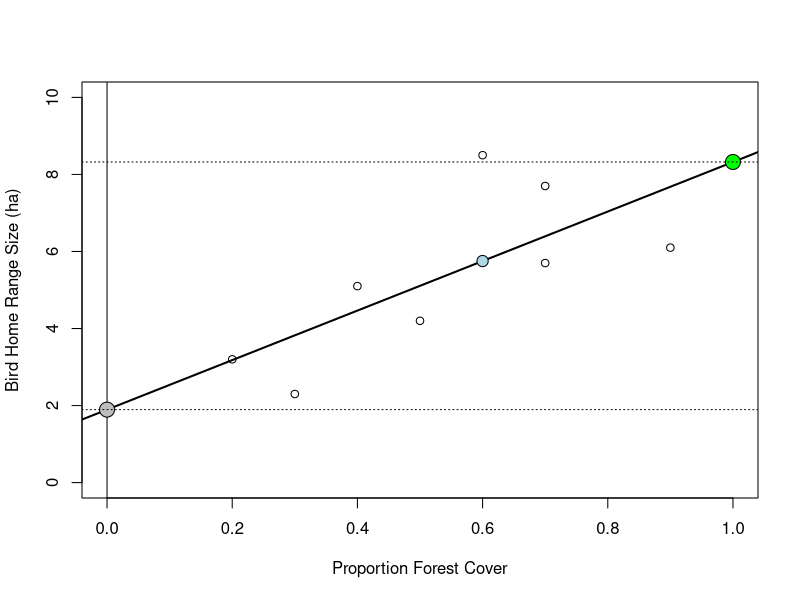
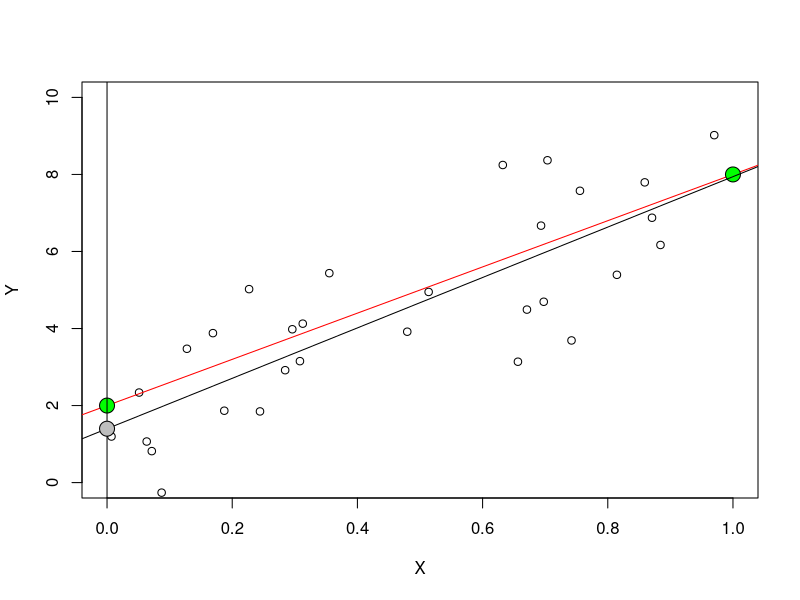
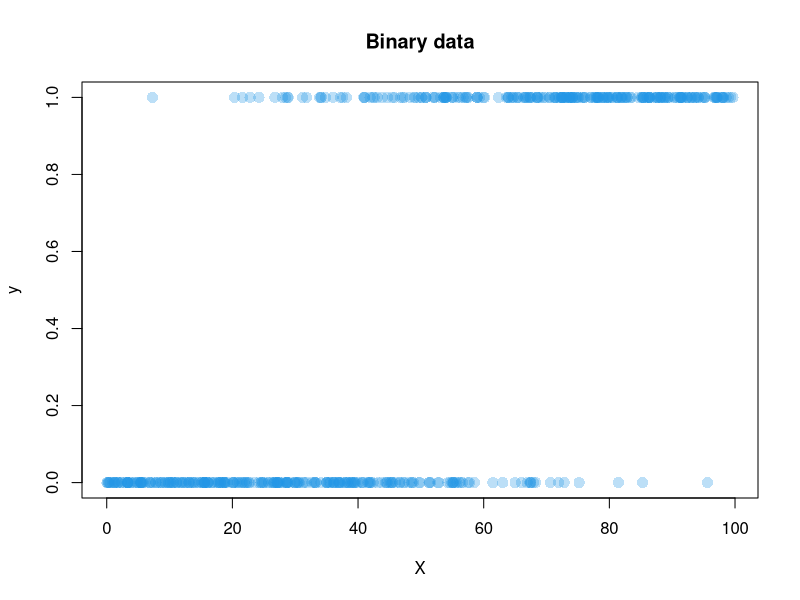
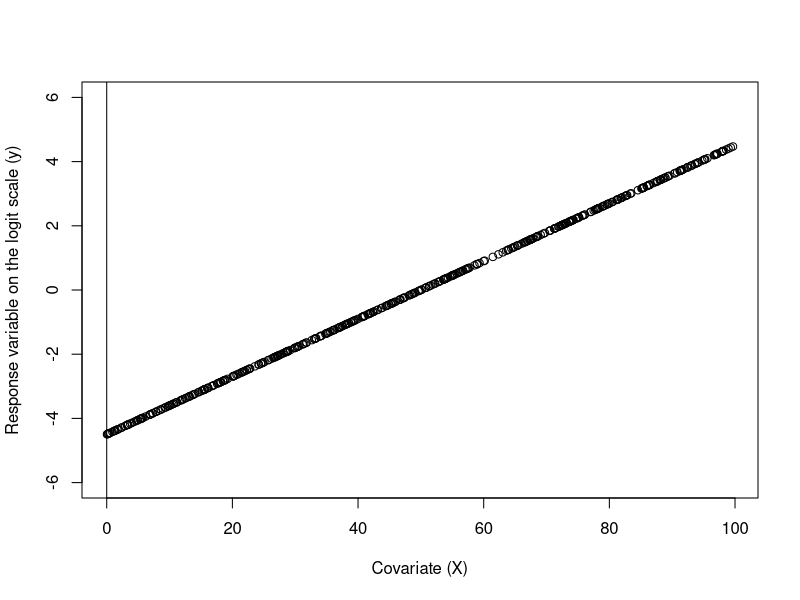

Generate these figures, in order, with R: (Note: this script raises an error after producing the figures.)
rm(list=ls()) # clean workspace.  Caution!!!!

# Lab 3: Introduction generalized linear models (GLMs)

# In this lab we will cover generalized linear models. While this may be a review of classes you are currently taking or have already taken, analyses of wildlife habitat associations rely heavily on GLMs and therefore a good grasp on GLMs is important for understanding wildlife habitat analyses.

# We will also take this lab as an opportunity to introduce concepts of data simulation which are important for understanding the underlying mechanics of the models you are working with but which can also be a powerful tool in your analytical toolbox. 
# For example, you might be concerned that a small sample size will have too much of a detrimental affect on your results. You can simulate data under your observed sample size and see what type of precision and bias you might expect your parameter estimates.



# In this lab we will cover the two families of GLMs that are most relevant for wildlife habitat analyses: 
  # binomial GLM: modeling binary data (probability of getting y/n heads/tails, presence/absence)
  # and the Poisson GLM 



# Before we discuss these GLMs, lets review the basic ideas behind slopes and intercepts in regression models.
# These concepts are important to grasp because when we start analyzing wildlife-habitat data, most of our inferences are going to come from the slopes estimated using regression-type analyses.

# Lets start with simple linear regression: ----
  # one response variable (y): what you go out an measure in the field, trying to figure out what explains the variation in your measurements and why
  # and one explanatory variable or covariate (x)
  # how does y respond to increase/decrease in x? ----


# You may have seen the equation for a straight line in high-school algebra or an undergraduate stats class represented something like this:
  # y = m*x + b or y = m*x + c
# Does anyone remember what these letters represent?
  # m = slope
  # b (or c) = y-intercept
  # y = response variable
  # x = explanatory variable

# Lets plot some data for y and x. Lets say that y = home range size (in hectares) of a forest dwelling bird and x = the proportion of forest land cover in a 200-m circular buffer around the center of the bird's home range

y <- c(6.1,4.2,5.7,2.3,5.1,8.5,7.7,3.2)
x <- c(0.9,0.5,0.7,0.3,0.4,0.6,0.7,0.2)

plot(y ~ x, ylim = c(0,10), xlim = c(0,1),
     ylab = "Bird Home Range Size (ha)",
     xlab = "Proportion Forest Cover")

# We can see that there is something of trend here: ----
  # as x goes up, y also goes up
  # as forest cover increases, bird home range size also increases
  # positive relationship/association ----

# We want to quantify the relationship
# Now lets create a statistical model that describes how home range size changes as a function of surrounding forest cover.
# Lets start with using a simple linear regression:
  # a model that assumes a linear relationship between y and x (here, home range size and proportion forest) cover.
# We can estimate a simple linear regression model using the lm() function (lm for linear model).


# The code here is very simple:

lm_mod <- lm(y ~ x) # how does y change as a function of x ( how does y change as x changes)
class(lm_mod)       # class of this object is "lm"

# Our newly create lm object (lm_mod) has all the information we need to plot a straight line through our y/x data.
abline(lm_mod,  # use abline() to fit an lm object to our plot
       lwd = 2) # Line width, for a thicker line


# Now lets look at the summary() of our lm object.
summary(lm_mod)

# Output:
    # Residuals:
    #   Min      1Q  Median      3Q     Max 
    # -1.5805 -1.0625 -0.3375  0.8018  2.7482 
    # 
    # Coefficients:
    #   Estimate Std. Error t value Pr(>|t|)  
    # (Intercept)    1.894      1.528   1.240   0.2614  
    # x              6.429      2.636   2.439   0.0505 .
    # ---
    #   Signif. codes:  0 ‘***’ 0.001 ‘**’ 0.01 ‘*’ 0.05 ‘.’ 0.1 ‘ ’ 1
    # 
    # Residual standard error: 1.622 on 6 degrees of freedom
    # Multiple R-squared:  0.4979,	Adjusted R-squared:  0.4142 
    # F-statistic:  5.95 on 1 and 6 DF,  p-value: 0.05052


# What do we see in our summary output? We actually see quite a bit of information but there are three pieces of information we need to focus on for now. These are three parameters that are estimated from our data on y and x. ----
  # 1. y-intercept aka β₀
  # 2. slope (here, x is the name of our explanatory variable, which r names our slope in the output)
  # 3. residual standard error, model will never describe all the variation within our collected points
#  Two of these parameters are often called
# coefficient or beta estimates. We can use the coef() function
# to pull out our model's coefficient estimates. ----

coef(lm_mod)
    # (Intercept)          x 
    # 1.894389      6.429043 

# Lets talk about these two parameters more.

# 1) The y-intercept [(Intercept)] ----
  # The y-intercept (usually just called "the intercept" because we really don't care about the x-intercept) is the point at which the model's line crosses the y-axis, which occurs when x = 0.

# Where is this point? We can plot it!
abline(v = 0) # Plots a vertical line originating from x = 0
points(x = 0,               # x "coordinate" for our point
       y = coef(lm_mod)[1], # y "coordinate" for point; [] used for indexing, here we want the 1st col
       pch = 21,            # point symbol, hollow circle
       bg = "grey",         # background color for hollow symbols
       cex = 2)             # point size ----

# 2) The slope [here, x, but will be output as whatever you name the explanatory variable] ----
  # The slope describes how your response variable (y) changes as our explanatory variable or covariate (x) changes.
  # The slope is often called the effect size because the magnitude of the slope describes the strength of the effect that x has on y. If the slope is large, x has a stronger effect on y than if the slope is small. ----

# Lets look at our slope again
coef(lm_mod)[2]

# What does this value by itself tell us about how bird home range size changes as a function of proportion forest cover?
    # positive interaction, as proportion of forest cover incr, home range size incr

# Now lets use our equation for a straight line to calculate bird home range size at any given value of proportion forest cover. Remember the equation? y = m*x + b

b <- coef(lm_mod)[1]
m <- coef(lm_mod)[2]

# Forest cover = 0.00
m*0.00 + b
# Does this look familiar? We've calculated our intercept!

# Forest cover = 1.00
m*1 + b
# Lets plot this value
points(x = 1,
       y = m*1 + b,
       pch = 21,            # point symbol, hollow circle
       bg = "green",         # background color for hollow symbols
       cex = 2)             # point size

# What is the difference between these two values?
(m*1 + b) - (m*0.00 + b)
    # x = 6.429043
# Does this look familiar? We've calculated our slope!



# Lets plot horizontal lines representing the two predicted values of home range size we have just calculated.

abline(h = m*0.00 + b,
       lty = 3) # Line type, dashed line
abline(h = m*1.00 + b,
       lty = 3) # Line type, dashed line
# The distance between the points on these two horizontal lines is our slope.

# The two parameters we have just estimated, the intercept and the slope, make up one of the three fundamental components of generalized linear models (GLM):
  # The deterministic function: It is called the deterministic function because there is no uncertainty
    # when we plug in a given value of x, we will get the same value of y every time.
    # Every regression-type model has a deterministic function that describes how y is expected to change as x changes.
      # There is a key word, expected. The values we have been calculating with our equation for a straight line are also called expected values. Why call them expected values and not something a bit more certain or confident?
      # Because of the third parameter in our lm object we need to consider.



# 3) The residual standard error ----
#     You probably have gathered that real-world data in
#     natural resources can be highly variable or highly
#     heterogeneous. These are fancy words for "messy!"
#     This "messiness" in our data comes from the fact that
#     the straight line we just plotted doesn't fit perfectly
#     through every data point. In fact, some of our points
#     are quite far from this fitted line, which means that
#     if we went out and estimated a bird's home range
#     size when proportion forest cover was 0.60, we may have
#     observed an estimate quite different from what was modeled:

# deviation of points from our linear slope
m*0.60 + b
points(x = 0.60,
       y = m*0.60 + b,
       pch = 21,
       bg = "lightblue",
       cex = 1.5)
# our plotted point on the slope does not match our measured value
# what we expect (modeled) vs what is observed (measured)


# This residual standard error/deviation is important because it
# describes the second fundamental component of all 
# generalized linear models, the stochastic model or
# error term.
# All regression-type models, including GLMs,
# need an error term to describe the variation or scatter
# in our data that is not explained by our deterministic 
# function.
# When selecting a statistical model with which to model our data, a key choice is our choice of stochastic model.



# Lets illustrate the choice of a stochastic model by simulating some data.
# simulating our data allows us to verify that our model is doing what we want it to do and that we are using the correct model.
# For this example, we will simulate data using a Gaussian or normal error distribution although this will be the only time in this class where we will use a model with a Gaussian error distribution. bell shaped distribution

# Specify the number of birds for whose home range sizes we will simulate
n <- 30 

# Now lets specify our intercept and slope. But instead
# of the m*x + b notation, we will switch over to using
# notation more consistent with our use of the term
# betas.
# The intercept is usually specified as beta_0 while the slope is usually specified as beta_1.

b0 <- 2 # Intercept
b1 <- 6 # Slope

# Now lets simulate some values of proportion forest cover.
# We can draw "n" values from a uniform distribution between 0 and 100 and then divide by 100 to get proportions.
    # later on, useful to simulate data using your actual sample sizes to determine if your model is accurate


X <- runif(n,   # Number of random samples
           0,   # Lower bound on the uniform distribution
           100)/100 # Upper bound on the uniform distribution
# runif() pulls n (you specify) random numbers in a normal distribution between lower and upper bounds (you specify)
# if we plotted these values, would this look like actual collected data?
  # No, we are missing the error around each point


# Now we are ready to simulate our response values, our y's. 
# Because we are simulating data using a normal error distribution we will use R's rnorm() function.
?rnorm()

# You will see that we have three arguments to consider.
  # n is the number of random samples.
  # mean is the mean of our normal distribution.
    # Do you know what our mean is here?
    # The mean is another word for the expected value and how do we get our expected value? From our deterministic function.
    # So the mean is our equation for a straight line.
  # Finally, we have sd for standard deviation.
    # This is our residual standard error and describes the amount of "noise" or deviation around our expected value. 

# Lets simulate some data.

Y <- rnorm(n,         # Number of bird home ranges
           b0 + b1*X, # Mean or expected value, which is our deterministic function
           1.622)     # Standard deviation, error, or noise around our expected value.

# b0 + b1*X, these output values are the mean values we would expect to see if we measured 100 birds at each forest cover value. We would expect them to be centered on our slope line.

# Now plot our data and fit a lm model to it so that we can add a fitted line to our plot.
plot(Y ~ X,
     ylim = c(0,10),
     xlim = c(0,1))

abline(a = b0, b = b1, col = "red")
points(x = 0, y = b0, bg = "green", pch = 21, cex = 2)
points(x = 1, y = b0 + (b1*1), bg = "green", pch = 21, cex = 2)
# if we want slope, we can subtract highest point from lowest point (1 unit change in x because proportional)


### Ended 2024-09-10 notes here!!

new_lm_mod <- lm(Y ~ X)
abline(new_lm_mod)

# What is our intercept?
est_intercept <- coef(new_lm_mod)[1]
est_intercept

abline(v = 0)
points(x = 0,
       y = est_intercept,
       pch = 21,
       bg = "grey",
       cex = 2)

# What is our slope?
est_slope <- coef(new_lm_mod)[2]
est_slope

(est_slope*1 + est_intercept) - (est_slope*0.00 + est_intercept)

# How do our estimates of intercept and slope compare to our
# true values?
b0
est_intercept

b1
est_slope

# The binomial GLM -------------

# In a study that yields binary response data, for example presence/absence 
# data from a habitat selection study or whether or not an individual 
# exhibited symptoms of a disease, the error distribution that naturally 
# accommodates the discrete and 0,1 bounding of the data is the 
# binomial distribution. The binomial distribution has two 
# parameters: p, the per trial probability of success, and n, the trial size. 
# You can think of n as the number of times you flip a single coin 
# and p as the probability of getting heads on any given flip. A special 
# case of the binomial distribution is when each coin is only flipped 
# once, i.e., the trial size is n = 1, and therefore produces binary data. 
# The binomial distribution where n = 1 is called the Bernoulli distribution. 
# The expected value (mean) of the binomial distribution is n*p, so it
# follows that the mean of the Bernoulli distribution is simply p. For most
# applications of the binomial distribution in wildlife habitat analysis
# one will use the Bernoulli distribution.

# Lets illustrate the Bernoulli distribution using the rbinom() function.
# rbinom() is the function to simulate random values according to a binomial
# distribution. As always when seeing a new function, take a look
# at the help page.

?rbinom

# You will see that there are three arguments in the rbinom() function.
# n is the number of random values we wish to generate,
# size is the trial size (number of coin flips), and p is 
# the per trial probability. Remember that we can think
# of p as the probability of getting heads (getting a 1) for
# any given coin flip.

# Lets start by randomly selecting 1000 binomially distributed 
# values with trial size equal to one and per-trial probability of 0.5

y <- rbinom(n = 1000, # number of random numbers to simulate
            size = 1, # trial size (number of coin flips)
            p = 0.5)  # per trial probability (probability of
                      #  getting a 1 or flipping heads

# Now lets use the table function to see how many ones and how
# many zeros we generated.

table(y)

# We can verify that p is 0.5 by taking the mean of our data. Remember
# that for binary data, the mean is equal to p.

mean(y)

# Remember that there are three components to a GLM.
# 1) the linear predictor which is a deterministic function
# 2) the appropriate error distribution for the response data
# 3) the link function that maps the expected values from the 
#    the linear predictor scale to the scale of the response
#    data.

# We can verify that per-trial probability is indeed 0.5 if we fit an
# intercept-only binomial GLM. Remember that the intercept gives the 
# expected or mean value of the response (y) at a given value of 
# the covariate (x). We have no covariates here, and hence no slopes
# to estimate. We will simply estimate the intercept and in this
# case the intercept represents the mean or expected value of 
# our randomly generated binomial data (i.e., the mean of y).
# This if this as:
# (m * 0 + b) or (b0 + b1 * 0) which collapses to:
# b or b0

# Our linear predictor is simply an intercept describing the mean
# value of our response. We specify intercept-only models using
# 1 to the right of the ~.
# The error distribution is binomial. The
# link function is the logit link which allows us to model binary
# data on a continuous scale. We are going to let the link 
# function be a bit of a black box for now. The important thing
# to remember is that the link function allows us to take
# non-continuous non-linear data and model it on a 
# continuous linear scale. This in turn allows us to interpret
# the intercepts and slopes that same way that we interpreted
# them for the Gaussian or normal regression model earlier. 

# Within the glm() function there is the family= argument which 
# specifies both the error distribution and the link function.
# We can see this explicitly in the following expression. 

mod <- glm(y ~ 1, family = binomial(link = "logit"))

# Which is the same as

mod <- glm(y ~ 1, family = "binomial")

# Lets see what our expected value is

summary(mod)

# What do we see here?

# We only have an intercept value (no slope) because we
# have an intercept-only model. It is on the logit scale,
# not the probability scale, so we need to do some back-
# transformation to get our intercept onto the probability
# scale. We do this using the logit transformation. We can
# do this "manually" by dividing the exponent of our intercept
# by one plus the exponent of the intercept.

b0 <- coef(mod)

exp(b0)/(1 + exp(b0))

# Or we can use the plogis() function

plogis(b0)

# Notice that we get the same result as taking the mean of
# our response variable, y. This is because the intercept is
# the mean or expected value of our response variable when
# x is zero.

# What if we want to model binary response data as a function of covariates?
# This would allow us to estimate slopes for each covariate describing the 
# change in our expected value of the response (p) as a function of the
# covariate. For wildlife habitat analyses this might how does the 
# probability of a species being present at a sampling site
# vary as a function of the surrounding landscape composition.

# Lets set up a simulation the same way as we did with our Gaussian 
# distributed data. We'll specify a sample size, a slope and intercept,
# and randomly generate values of x.

# We will use a large sample size to cut down on the variability
# in our estimated parameters.
n <- 500

b0 <- -4.5 # Intercept
b1 <- 0.09 # Slope

X <- runif(n,   # Number of samples
           0,   # Lower limit of the uniform distribution
           100) # Upper limit of the uniform distribution

# Lets combine our parameters into the linear predictor for our model

lin_pred <- b0 + b1 * X

# We can use the plogis() function to see our linear predictor values
# on the probability scale

link <- plogis(lin_pred) 
summary(link)

# What happens if X = 0 in this example?
plogis(b0 + b1 * 0)

# How does this compare to the smallest value we see in "link?"

# Now lets simulate our response variable using rbinom. We
# are using a trial size of one because we are simulating
# Bernoulli trials (i.e., coin flips), such as we would have
# if we were doing presence/absence surveys at a site. 

y <- rbinom(n,    # Number of samples
            1,    # Trial size (one because we have Bernoulli
                  # trials or coin flips)
            link) # Per trial probabilities

# You can see that we have simulated a vector of binary data
# representing the outcome of each Bernoulli trial (i.e., of
# each coin flip).
table(y)

# Lets plot these binary data against our covariate X

plot(y ~ X, 
     ylim=c(0,1), 
     pch=16, 
     col=adjustcolor(4,alpha.f = 0.3), # Semi-transparent points
     cex=1.5, 
     main="Binary data")

# How can we model these binary data as a continuous linear function
# of our covariate, X? The answer is the link function.

# Lets fit our Binomial GLM using the glm() function and being sure
# specify that we are using a binomial error distribution with 
# the family= argument. The default link for the binomial family
# is the logit link so we do not need to specify it here.

bin.glm <- glm(y ~ X, family="binomial")

# What are our intercept and slope coefficient estimates?

coef(bin.glm)

# Remember that these are on the logit scale, not the probability
# scale. But lets stay on the logit scale to show that, as long as
# we are on the logit scale, we can think about these coefficients
# the same way we do for coefficients estimated from simple
# Gaussian or normal regression models.

# First, lets plot the expected values of y against X. This means
# plotting the values, on the logit scale, from our deterministic
# function against our covariate.

plot(lin_pred ~ X,
     ylim = c(-6,6),
     ylab = "Response variable on the logit scale (y)",
     xlab = "Covariate (X)")

# Where should our intercept fall?
est_b0 <- coef(bin.glm)[1]
est_b0
abline(v = 0)
points(x = 0,
       y = est_b0 + est_b1*0,
       pch = 21,
       bg = "grey",
       cex = 2)

# What is our slope?
est_b1 <- coef(bin.glm)[2]
est_b1

(est_b0 + est_b1*1) - (est_b0 + est_b1*0)

# Plotting coefficient estimates on the link scale for binomial data
# hopefully helps illustrate the conceptual links between simple
# Gaussian linear regression and GLMs but in the real world we
# typically want to see how per-trial probability varies as
# a function of our covariates. To do this, we need to be
# able to calculate expected values on the probability scale.
# Fortunately, this is relatively straight-forward to do.

# Here, we can illustrate these calculations using the plogis()
# function.

plogis(est_b0 + est_b1*0)
plogis(est_b0 + est_b1*1)
plogis(est_b0 + est_b1*10)
plogis(est_b0 + est_b1*50)
plogis(est_b0 + est_b1*90)
plogis(est_b0 + est_b1*100)

# Notice some major non-linearities in our expected probabilities?
# This is because the plogis() function ensures that our probabilities
# stay bounded between 0 and 1, which is appropriate given that
# our actual response variable is made up of 0's and 1's.

# Lets show how we can use the predict() function to calculate
# these expected values for us. predict() is a pretty useful
# function and if we look at the help we will see that there
# are several arguments, only three of which need to concern
# us for now.

?predict.glm

# We need to supply a glm object, a data frame containing the
# value(s) of our covariates at which we would like to 
# calculate the expected values, and type=, which we use
# to specify whether we want these expected values returned
# on the link (i.e., logit) scale or the response 
# (i.e., probability) scale. 

df <- data.frame(X = seq(0,100,1)) # Make sure your column
                                   # names are identical to 
                                   # the names of your 
                                   # covariate(s).

# Add a new column to df containing the expected values on 
# the link function.
df$lin.pred <- predict(bin.glm,     # Our glm object
                       newdata=df,  # The new data for which
                                    # we would like the expected
                                    # values.
                       type="link") # The scale of those expected
                                    # values
df$response <- predict(bin.glm, newdata=df, type="response")
head(df)
tail(df)

# Now lets re-plot our simulated data and add our expected values
# as lines.
plot(y ~ X, 
     ylim=c(0,1), 
     pch=16, 
     col=adjustcolor(4,alpha.f = 0.3),
     cex=1.5, 
     main="Binary data example")

lines(df$X, df$lin.pred, col="grey", lwd=1)
lines(df$X, df$response, col="red", lwd=2)

